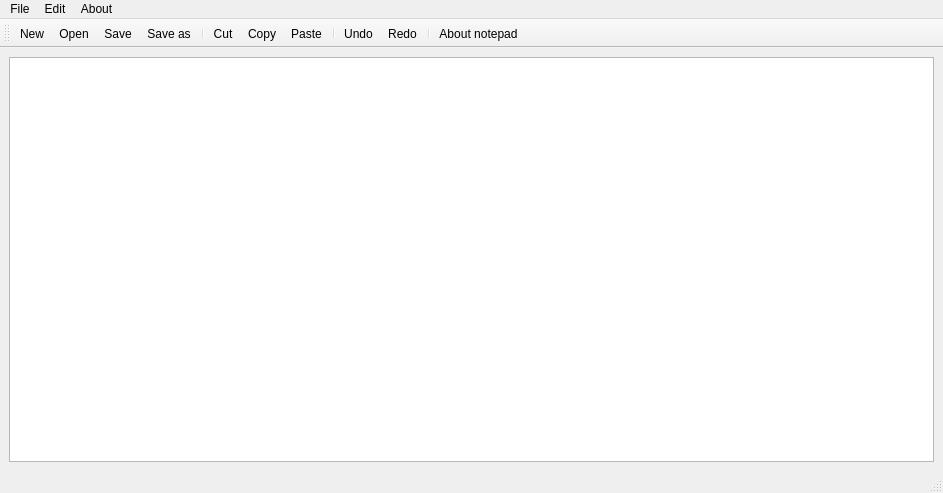
<?xml version="1.0" encoding="UTF-8"?>
<ui version="4.0">
 <class>MainWindow</class>
 <widget class="QMainWindow" name="MainWindow">
  <property name="geometry">
   <rect>
    <x>0</x>
    <y>0</y>
    <width>943</width>
    <height>493</height>
   </rect>
  </property>
  <property name="windowTitle">
   <string>MainWindow</string>
  </property>
  <widget class="QWidget" name="centralwidget">
   <layout class="QHBoxLayout" name="horizontalLayout">
    <item>
     <widget class="QTextEdit" name="textEdit"/>
    </item>
   </layout>
  </widget>
  <widget class="QMenuBar" name="menubar">
   <property name="geometry">
    <rect>
     <x>0</x>
     <y>0</y>
     <width>943</width>
     <height>26</height>
    </rect>
   </property>
   <widget class="QMenu" name="menuFIle">
    <property name="title">
     <string>File</string>
    </property>
    <addaction name="actionNew"/>
    <addaction name="actionOpen"/>
    <addaction name="actionSave"/>
    <addaction name="actionSave_as"/>
   </widget>
   <widget class="QMenu" name="menuEdit">
    <property name="title">
     <string>Edit</string>
    </property>
    <addaction name="separator"/>
    <addaction name="actionCut"/>
    <addaction name="actionCopy"/>
    <addaction name="actionPaste"/>
    <addaction name="separator"/>
    <addaction name="actionUndo"/>
    <addaction name="actionRedo"/>
   </widget>
   <widget class="QMenu" name="menuAbout">
    <property name="title">
     <string>About</string>
    </property>
    <addaction name="actionAbout_notepad"/>
   </widget>
   <addaction name="menuFIle"/>
   <addaction name="menuEdit"/>
   <addaction name="menuAbout"/>
  </widget>
  <widget class="QStatusBar" name="statusbar"/>
  <widget class="QToolBar" name="toolBar">
   <property name="windowTitle">
    <string>toolBar</string>
   </property>
   <attribute name="toolBarArea">
    <enum>TopToolBarArea</enum>
   </attribute>
   <attribute name="toolBarBreak">
    <bool>false</bool>
   </attribute>
   <addaction name="actionNew"/>
   <addaction name="actionOpen"/>
   <addaction name="actionSave"/>
   <addaction name="actionSave_as"/>
   <addaction name="separator"/>
   <addaction name="actionCut"/>
   <addaction name="actionCopy"/>
   <addaction name="actionPaste"/>
   <addaction name="separator"/>
   <addaction name="actionUndo"/>
   <addaction name="actionRedo"/>
   <addaction name="separator"/>
   <addaction name="actionAbout_notepad"/>
  </widget>
  <action name="actionNew">
   <property name="icon">
    <iconset resource="Resource.qrc">
     <normaloff>:/rec/icons_notepad/New File.png</normaloff>:/rec/icons_notepad/New File.png</iconset>
   </property>
   <property name="text">
    <string>New</string>
   </property>
  </action>
  <action name="actionOpen">
   <property name="icon">
    <iconset resource="Resource.qrc">
     <normaloff>:/rec/icons_notepad/open.png</normaloff>:/rec/icons_notepad/open.png</iconset>
   </property>
   <property name="text">
    <string>Open</string>
   </property>
  </action>
  <action name="actionSave">
   <property name="icon">
    <iconset resource="Resource.qrc">
     <normaloff>:/rec/icons_notepad/save.png</normaloff>:/rec/icons_notepad/save.png</iconset>
   </property>
   <property name="text">
    <string>Save</string>
   </property>
  </action>
  <action name="actionSave_as">
   <property name="icon">
    <iconset resource="Resource.qrc">
     <normaloff>:/rec/icons_notepad/save_as.png</normaloff>:/rec/icons_notepad/save_as.png</iconset>
   </property>
   <property name="text">
    <string>Save as</string>
   </property>
  </action>
  <action name="actionCut">
   <property name="icon">
    <iconset resource="Resource.qrc">
     <normaloff>:/rec/icons_notepad/cut.png</normaloff>:/rec/icons_notepad/cut.png</iconset>
   </property>
   <property name="text">
    <string>Cut</string>
   </property>
  </action>
  <action name="actionCopy">
   <property name="icon">
    <iconset resource="Resource.qrc">
     <normaloff>:/rec/icons_notepad/copy.png</normaloff>:/rec/icons_notepad/copy.png</iconset>
   </property>
   <property name="text">
    <string>Copy</string>
   </property>
  </action>
  <action name="actionPaste">
   <property name="icon">
    <iconset resource="Resource.qrc">
     <normaloff>:/rec/icons_notepad/Paste.png</normaloff>:/rec/icons_notepad/Paste.png</iconset>
   </property>
   <property name="text">
    <string>Paste</string>
   </property>
  </action>
  <action name="actionUndo">
   <property name="icon">
    <iconset resource="Resource.qrc">
     <normaloff>:/rec/icons_notepad/Undo.png</normaloff>:/rec/icons_notepad/Undo.png</iconset>
   </property>
   <property name="text">
    <string>Undo</string>
   </property>
  </action>
  <action name="actionRedo">
   <property name="icon">
    <iconset resource="Resource.qrc">
     <normaloff>:/rec/icons_notepad/Redo.png</normaloff>:/rec/icons_notepad/Redo.png</iconset>
   </property>
   <property name="text">
    <string>Redo</string>
   </property>
  </action>
  <action name="actionAbout_notepad">
   <property name="icon">
    <iconset resource="Resource.qrc">
     <normaloff>:/rec/icons_notepad/about.png</normaloff>:/rec/icons_notepad/about.png</iconset>
   </property>
   <property name="text">
    <string>About notepad</string>
   </property>
  </action>
 </widget>
 <resources>
  <include location="Resource.qrc"/>
 </resources>
 <connections/>
</ui>
